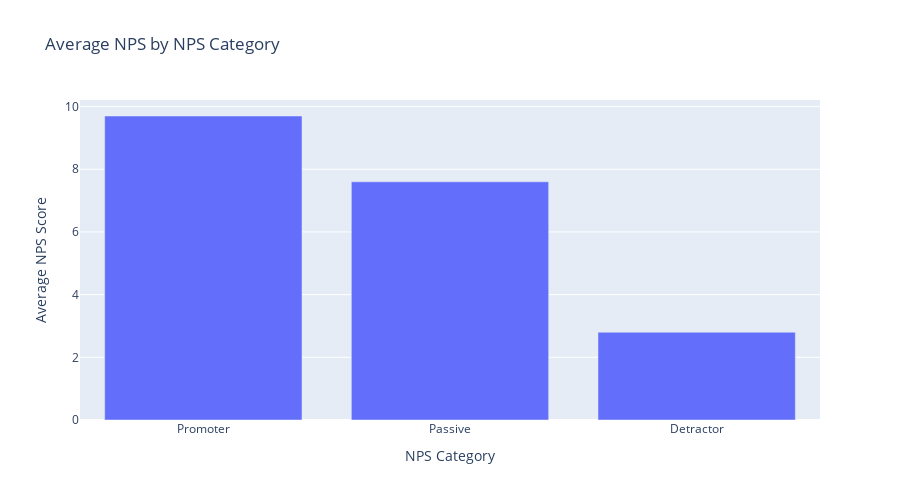

The code cell stored with this chart in its notebook:
### Code cell
# Visualize average NPS by NPS category
exp_data = experience_issues.reset_index()

fig = px.bar(
    exp_data,
    x='nps_category',
    y='Avg_NPS',
    title='Average NPS by NPS Category',
    labels={
        'nps_category': 'NPS Category',
        'Avg_NPS': 'Average NPS Score'
    },
    category_orders={'nps_category': ['Promoter', 'Passive', 'Detractor']}
)

fig.update_layout(height=500)
fig.show()

### Figure 1 — Plotly figure (JSON) as saved in the notebook; plotly's stock layout.template omitted (floating-point values rounded to 4 significant figures)
{"data": [{"hovertemplate": "NPS Category=%{x}<br>Average NPS Score=%{y}<extra></extra>", "legendgroup": "", "marker": {"color": "#636efa", "pattern": {"shape": ""}}, "name": "", "orientation": "v", "showlegend": false, "textposition": "auto", "type": "bar", "x": ["Detractor", "Passive", "Promoter"], "xaxis": "x", "y": [2.8, 7.6, 9.7], "yaxis": "y"}], "layout": {"barmode": "relative", "height": 500, "legend": {"tracegroupgap": 0}, "title": {"text": "Average NPS by NPS Category"}, "xaxis": {"anchor": "y", "categoryarray": ["Promoter", "Passive", "Detractor"], "categoryorder": "array", "domain": [0, 1], "title": {"text": "NPS Category"}}, "yaxis": {"anchor": "x", "domain": [0, 1], "title": {"text": "Average NPS Score"}}}}
